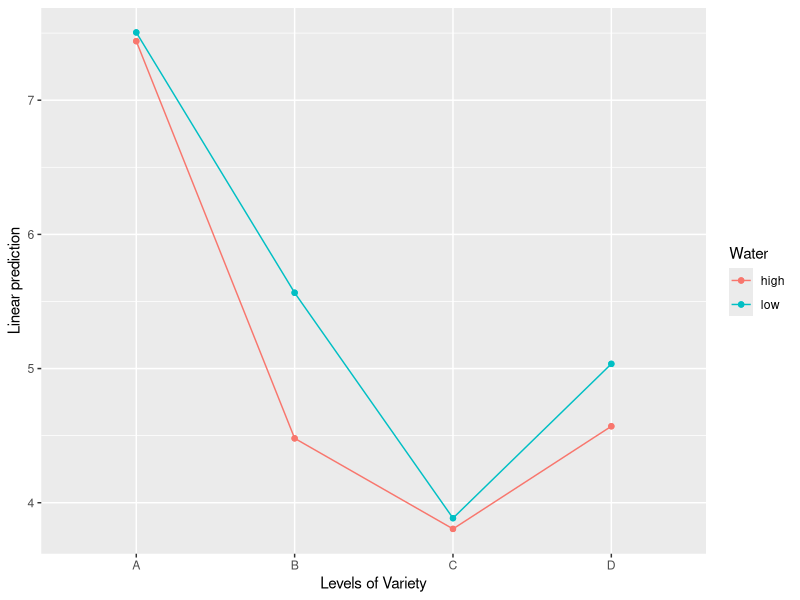
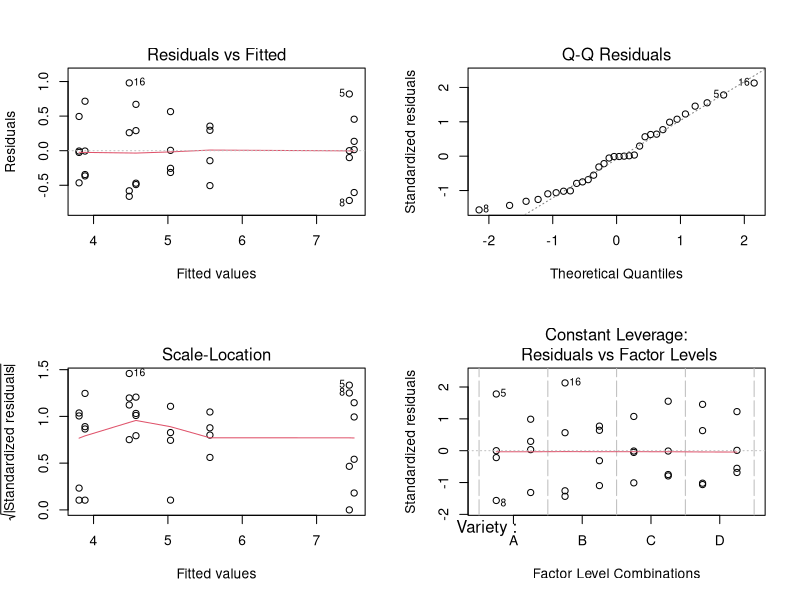

Source code (R) for these figures, in order:
## ---- chunk 1
#Retain this code chunk!!!
library(knitr)
knitr::opts_chunk$set(echo = FALSE)
knitr::opts_chunk$set(message = FALSE)
knitr::opts_chunk$set(warning = FALSE)
## ---- chunk 2
#Q1
power_result <- power.t.test(n = 8, delta = 1.5, sd = 1.2, sig.level = 0.05, 
                             type = "two.sample", alternative = "two.sided")
power_result$power  

## ---- chunk 3
#Q5
sample_size <- power.t.test(delta = 1.5, sd = 1.2, sig.level = 0.05, 
                            power = 0.80, type = "two.sample", alternative = "two.sided")$n
sample_size_rounded <- ceiling(sample_size)
sample_size_rounded  

## ---- chunk 4
#Q6
means <- c(50, 50, 40, 35)
mu_bar <- mean(means)
var_means <- mean((means - mu_bar)^2)
sigma_means <- sqrt(var_means)
f_effect <- sigma_means / 10   
f_effect  

library(pwr)
pwr_out <- pwr.anova.test(k = 4, f = f_effect, sig.level = 0.05, power = 0.90)
n_per_treatment <- ceiling(pwr_out$n)
n_per_treatment
## ---- chunk 5
#Q7
library(car)
library(emmeans)

peppers <- read.csv("Peppers.csv")

peppers$Variety <- factor(peppers$Variety)
peppers$Water <- factor(peppers$Water)
contrasts(peppers$Variety) <- contr.sum(4)
contrasts(peppers$Water) <- contr.sum(2)

Model1 <- lm(SHU ~ Variety * Water, data = peppers)

Anova(Model1, type = 3)


## ---- chunk 6
#Q8
msres <- sum(resid(Model1)^2) / df.residual(Model1)
msres
## ---- chunk 7
#Q9
library(emmeans)
emmip(Model1, Water ~ Variety)
## ---- chunk 8
#Q10
par(mfrow = c(2, 2))
plot(Model1)
## ---- chunk 9
#Q12
emm_water <- emmeans(Model1, ~ Water)

contrast(emm_water, method = "pairwise")
## ---- chunk 10
#Q14A
Model2 <- lm(SHU ~ Variety + Water, data = peppers)
Anova(Model2, type = 3)


## ---- chunk 11
#Q14B
msres2 <- sum(resid(Model2)^2) / df.residual(Model2)
msres2

## ---- chunk 12
#Q14C
emm_water2 <- emmeans(Model2, ~ Water)
contrast(emm_water2, method = "pairwise")

## ---- chunk 13
#Q15A
Model3 <- lm(SHU ~ Group, data = peppers)
anova(Model3)

## ---- chunk 14
#Q15B
emm_group <- emmeans(Model3, ~ Group)

contrast(emm_group, method = list(Water = c(-0.25, -0.25, -0.25, -0.25, 
                                             0.25,  0.25,  0.25,  0.25)))
